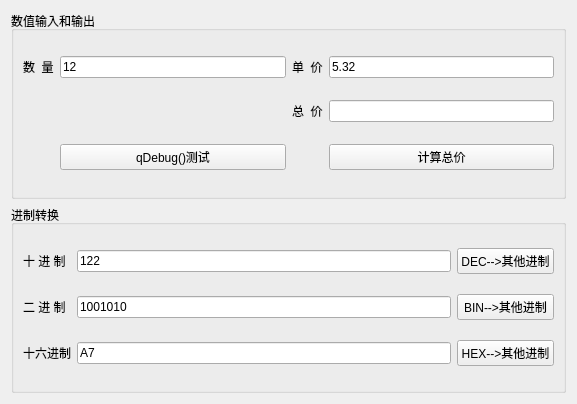
<?xml version="1.0" encoding="UTF-8"?>
<ui version="4.0">
 <class>Widget</class>
 <widget class="QWidget" name="Widget">
  <property name="geometry">
   <rect>
    <x>0</x>
    <y>0</y>
    <width>577</width>
    <height>404</height>
   </rect>
  </property>
  <property name="windowTitle">
   <string>字符串与数值之间的转换</string>
  </property>
  <layout class="QGridLayout" name="gridLayout_3">
   <item row="0" column="0">
    <widget class="QGroupBox" name="groupBox_2">
     <property name="title">
      <string>数值输入和输出</string>
     </property>
     <layout class="QGridLayout" name="gridLayout_2">
      <item row="0" column="0">
       <widget class="QLabel" name="label">
        <property name="text">
         <string>数  量</string>
        </property>
       </widget>
      </item>
      <item row="0" column="1">
       <widget class="QLineEdit" name="editNum">
        <property name="text">
         <string>12</string>
        </property>
       </widget>
      </item>
      <item row="0" column="2">
       <widget class="QLabel" name="label_3">
        <property name="text">
         <string>单  价</string>
        </property>
       </widget>
      </item>
      <item row="0" column="3">
       <widget class="QLineEdit" name="editPrice">
        <property name="text">
         <string>5.32</string>
        </property>
       </widget>
      </item>
      <item row="1" column="2">
       <widget class="QLabel" name="label_4">
        <property name="text">
         <string>总  价</string>
        </property>
       </widget>
      </item>
      <item row="1" column="3">
       <widget class="QLineEdit" name="editTotal">
        <property name="text">
         <string/>
        </property>
       </widget>
      </item>
      <item row="2" column="1">
       <widget class="QPushButton" name="btnDebug">
        <property name="text">
         <string>qDebug()测试</string>
        </property>
       </widget>
      </item>
      <item row="2" column="3">
       <widget class="QPushButton" name="btnCalTotal">
        <property name="text">
         <string>计算总价</string>
        </property>
       </widget>
      </item>
     </layout>
    </widget>
   </item>
   <item row="1" column="0">
    <widget class="QGroupBox" name="groupBox">
     <property name="title">
      <string>进制转换</string>
     </property>
     <layout class="QGridLayout" name="gridLayout">
      <item row="0" column="0">
       <widget class="QLabel" name="label_5">
        <property name="text">
         <string>十 进 制</string>
        </property>
       </widget>
      </item>
      <item row="0" column="1">
       <widget class="QLineEdit" name="editDec">
        <property name="text">
         <string>122</string>
        </property>
       </widget>
      </item>
      <item row="0" column="2">
       <widget class="QPushButton" name="btnDec">
        <property name="text">
         <string>DEC--&gt;其他进制</string>
        </property>
       </widget>
      </item>
      <item row="1" column="0">
       <widget class="QLabel" name="label_6">
        <property name="text">
         <string>二 进 制</string>
        </property>
       </widget>
      </item>
      <item row="1" column="1">
       <widget class="QLineEdit" name="editBin">
        <property name="text">
         <string>1001010</string>
        </property>
       </widget>
      </item>
      <item row="1" column="2">
       <widget class="QPushButton" name="btnBin">
        <property name="text">
         <string>BIN--&gt;其他进制</string>
        </property>
       </widget>
      </item>
      <item row="2" column="0">
       <widget class="QLabel" name="label_7">
        <property name="text">
         <string>十六进制</string>
        </property>
       </widget>
      </item>
      <item row="2" column="1">
       <widget class="QLineEdit" name="editHex">
        <property name="text">
         <string>A7</string>
        </property>
       </widget>
      </item>
      <item row="2" column="2">
       <widget class="QPushButton" name="btnHex">
        <property name="text">
         <string>HEX--&gt;其他进制</string>
        </property>
       </widget>
      </item>
     </layout>
    </widget>
   </item>
  </layout>
 </widget>
 <resources/>
 <connections/>
</ui>
